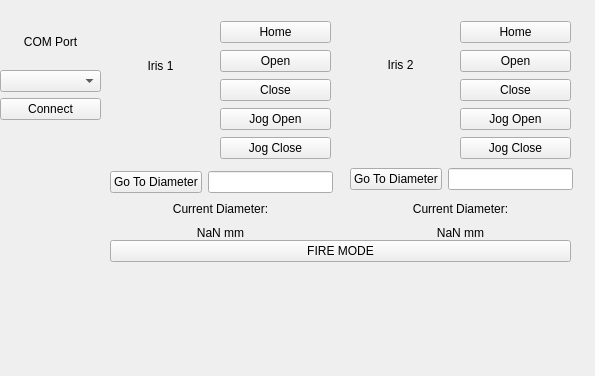
<?xml version="1.0" encoding="UTF-8"?>
<ui version="4.0">
 <class>Form</class>
 <widget class="QWidget" name="Form">
  <property name="geometry">
   <rect>
    <x>0</x>
    <y>0</y>
    <width>595</width>
    <height>376</height>
   </rect>
  </property>
  <property name="windowTitle">
   <string>Form</string>
  </property>
  <widget class="QPushButton" name="fireButton">
   <property name="geometry">
    <rect>
     <x>110</x>
     <y>240</y>
     <width>461</width>
     <height>22</height>
    </rect>
   </property>
   <property name="text">
    <string>FIRE MODE</string>
   </property>
  </widget>
  <widget class="QWidget" name="IrisWidget" native="true">
   <property name="geometry">
    <rect>
     <x>100</x>
     <y>0</y>
     <width>241</width>
     <height>241</height>
    </rect>
   </property>
   <widget class="QWidget" name="layoutWidget">
    <property name="geometry">
     <rect>
      <x>120</x>
      <y>20</y>
      <width>111</width>
      <height>141</height>
     </rect>
    </property>
    <layout class="QVBoxLayout" name="verticalLayout_2">
     <item>
      <widget class="QPushButton" name="homeIrisButton">
       <property name="text">
        <string>Home</string>
       </property>
      </widget>
     </item>
     <item>
      <widget class="QPushButton" name="openIrisButton">
       <property name="text">
        <string>Open</string>
       </property>
      </widget>
     </item>
     <item>
      <widget class="QPushButton" name="closeIrisButton">
       <property name="text">
        <string>Close</string>
       </property>
      </widget>
     </item>
     <item>
      <widget class="QPushButton" name="iris1_jogopen">
       <property name="text">
        <string>Jog Open</string>
       </property>
      </widget>
     </item>
     <item>
      <widget class="QPushButton" name="iris1_jogclosed">
       <property name="text">
        <string>Jog Close</string>
       </property>
      </widget>
     </item>
    </layout>
   </widget>
   <widget class="QWidget" name="layoutWidget_2">
    <property name="geometry">
     <rect>
      <x>10</x>
      <y>200</y>
      <width>221</width>
      <height>41</height>
     </rect>
    </property>
    <layout class="QVBoxLayout" name="verticalLayout_3">
     <item>
      <widget class="QLabel" name="label">
       <property name="text">
        <string>Current Diameter:</string>
       </property>
       <property name="alignment">
        <set>Qt::AlignCenter</set>
       </property>
      </widget>
     </item>
     <item>
      <widget class="QLabel" name="currentDiameterLabel">
       <property name="text">
        <string>NaN mm</string>
       </property>
       <property name="alignment">
        <set>Qt::AlignCenter</set>
       </property>
      </widget>
     </item>
    </layout>
   </widget>
   <widget class="QWidget" name="layoutWidget_3">
    <property name="geometry">
     <rect>
      <x>10</x>
      <y>170</y>
      <width>223</width>
      <height>25</height>
     </rect>
    </property>
    <layout class="QHBoxLayout" name="horizontalLayout">
     <item>
      <widget class="QPushButton" name="goToDiameterButton">
       <property name="text">
        <string>Go To Diameter</string>
       </property>
      </widget>
     </item>
     <item>
      <widget class="QLineEdit" name="goToDiameterEntry">
       <property name="text">
        <string/>
       </property>
      </widget>
     </item>
    </layout>
   </widget>
   <widget class="QWidget" name="layoutWidget_6">
    <property name="geometry">
     <rect>
      <x>10</x>
      <y>20</y>
      <width>101</width>
      <height>91</height>
     </rect>
    </property>
    <layout class="QVBoxLayout" name="verticalLayout_7">
     <item>
      <widget class="QLabel" name="iris1label">
       <property name="text">
        <string>Iris 1</string>
       </property>
       <property name="alignment">
        <set>Qt::AlignCenter</set>
       </property>
      </widget>
     </item>
    </layout>
   </widget>
  </widget>
  <widget class="QWidget" name="IrisWidget_2" native="true">
   <property name="geometry">
    <rect>
     <x>340</x>
     <y>0</y>
     <width>241</width>
     <height>241</height>
    </rect>
   </property>
   <widget class="QWidget" name="layoutWidget_4">
    <property name="geometry">
     <rect>
      <x>120</x>
      <y>20</y>
      <width>111</width>
      <height>141</height>
     </rect>
    </property>
    <layout class="QVBoxLayout" name="verticalLayout_4">
     <item>
      <widget class="QPushButton" name="homeIrisButton_2">
       <property name="text">
        <string>Home</string>
       </property>
      </widget>
     </item>
     <item>
      <widget class="QPushButton" name="openIrisButton_2">
       <property name="text">
        <string>Open</string>
       </property>
      </widget>
     </item>
     <item>
      <widget class="QPushButton" name="closeIrisButton_2">
       <property name="text">
        <string>Close</string>
       </property>
      </widget>
     </item>
     <item>
      <widget class="QPushButton" name="iris2_jogopen">
       <property name="text">
        <string>Jog Open</string>
       </property>
      </widget>
     </item>
     <item>
      <widget class="QPushButton" name="iris2_jogclosed">
       <property name="text">
        <string>Jog Close</string>
       </property>
      </widget>
     </item>
    </layout>
   </widget>
   <widget class="QWidget" name="layoutWidget_5">
    <property name="geometry">
     <rect>
      <x>10</x>
      <y>200</y>
      <width>221</width>
      <height>41</height>
     </rect>
    </property>
    <layout class="QVBoxLayout" name="verticalLayout_5">
     <item>
      <widget class="QLabel" name="label_2">
       <property name="text">
        <string>Current Diameter:</string>
       </property>
       <property name="alignment">
        <set>Qt::AlignCenter</set>
       </property>
      </widget>
     </item>
     <item>
      <widget class="QLabel" name="currentDiameterLabel_2">
       <property name="text">
        <string>NaN mm</string>
       </property>
       <property name="alignment">
        <set>Qt::AlignCenter</set>
       </property>
      </widget>
     </item>
    </layout>
   </widget>
   <widget class="QWidget" name="layoutWidget_7">
    <property name="geometry">
     <rect>
      <x>10</x>
      <y>19</y>
      <width>101</width>
      <height>91</height>
     </rect>
    </property>
    <layout class="QVBoxLayout" name="verticalLayout_6">
     <item>
      <widget class="QLabel" name="iris2label">
       <property name="text">
        <string>Iris 2</string>
       </property>
       <property name="alignment">
        <set>Qt::AlignCenter</set>
       </property>
      </widget>
     </item>
    </layout>
   </widget>
   <widget class="QWidget" name="layoutWidget_8">
    <property name="geometry">
     <rect>
      <x>10</x>
      <y>167</y>
      <width>223</width>
      <height>25</height>
     </rect>
    </property>
    <layout class="QHBoxLayout" name="horizontalLayout_2">
     <item>
      <widget class="QPushButton" name="goToDiameterButton_2">
       <property name="text">
        <string>Go To Diameter</string>
       </property>
      </widget>
     </item>
     <item>
      <widget class="QLineEdit" name="goToDiameterEntry_2">
       <property name="text">
        <string/>
       </property>
      </widget>
     </item>
    </layout>
   </widget>
  </widget>
  <widget class="QWidget" name="layoutWidget_9">
   <property name="geometry">
    <rect>
     <x>0</x>
     <y>20</y>
     <width>101</width>
     <height>100</height>
    </rect>
   </property>
   <layout class="QVBoxLayout" name="verticalLayout">
    <item>
     <widget class="QLabel" name="ComPortLabel">
      <property name="text">
       <string>COM Port</string>
      </property>
      <property name="alignment">
       <set>Qt::AlignCenter</set>
      </property>
     </widget>
    </item>
    <item>
     <widget class="QComboBox" name="ComPortSelectBox"/>
    </item>
    <item>
     <widget class="QPushButton" name="comPortConnectButton">
      <property name="text">
       <string>Connect</string>
      </property>
     </widget>
    </item>
   </layout>
  </widget>
 </widget>
 <resources/>
 <connections/>
</ui>
